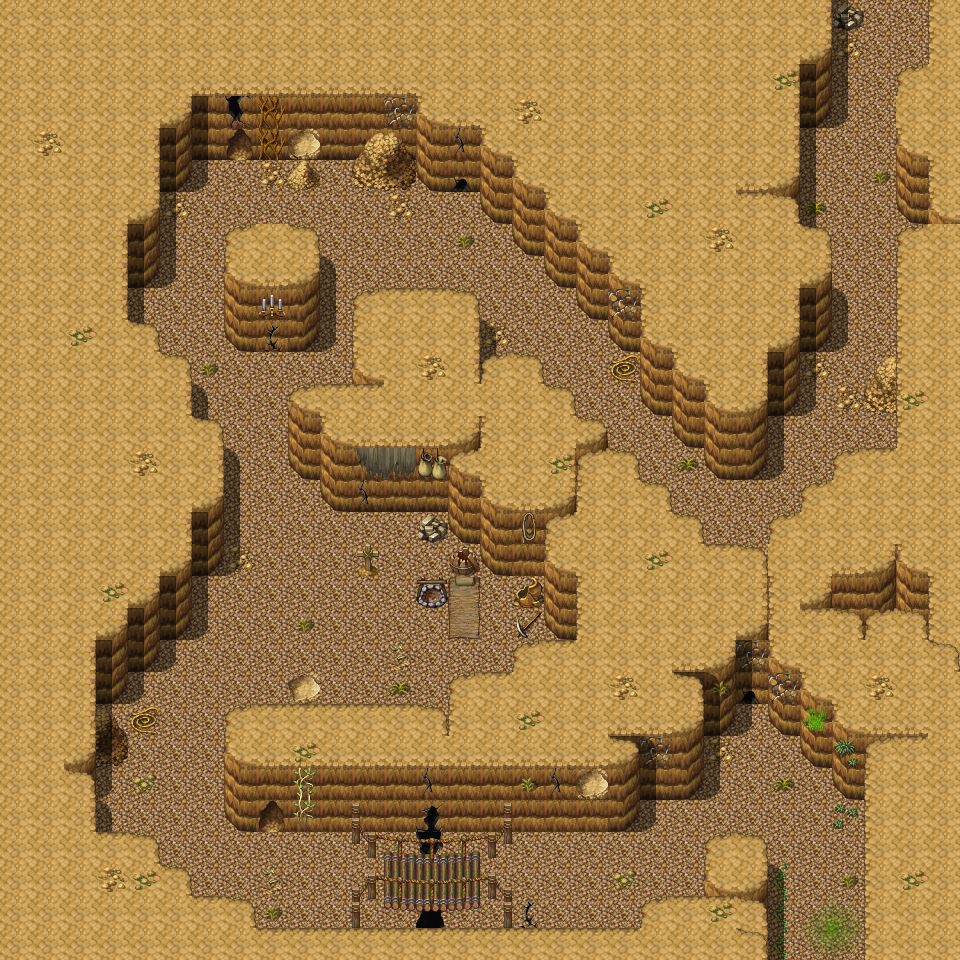

Below is a game level as drawn by its tile map, then a one-line description and the .tmx that defines it (tile-layer data replaced by summaries):
An orthogonal 30x30 tile map with 32x32 px tiles, 3 tile layers (Ground, Objects, Above), 1 hidden layer not drawn, 21 tilesets and 13 objects (10x spawn, 2x mapchange, sign).

<map version="1.0" orientation="orthogonal" width="30" height="30" tilewidth="32" tileheight="32">
    <tileset firstgid="1" name="map_25" tilewidth="32" tileheight="32">
        <image source="../drawable/map_25.png" width="256" height="256" />
    </tileset>
    <tileset firstgid="65" name="map_21" tilewidth="32" tileheight="32">
        <image source="../drawable/map_21.png" width="256" height="256" />
    </tileset>
    <tileset firstgid="129" name="map_0" tilewidth="32" tileheight="32">
        <image source="../drawable/map_0.png" width="256" height="256" />
    </tileset>
    <tileset firstgid="193" name="map_9" tilewidth="32" tileheight="32">
        <image source="../drawable/map_9.png" width="256" height="256" />
    </tileset>
    <tileset firstgid="257" name="map_41" tilewidth="32" tileheight="32">
        <image source="../drawable/map_41.png" width="256" height="256" />
    </tileset>
    <tileset firstgid="321" name="map_5" tilewidth="32" tileheight="32">
        <image source="../drawable/map_5.png" width="256" height="256" />
    </tileset>
    <tileset firstgid="385" name="map_1" tilewidth="32" tileheight="32">
        <image source="../drawable/map_1.png" width="256" height="256" />
    </tileset>
    <tileset firstgid="449" name="map_8" tilewidth="32" tileheight="32">
        <image source="../drawable/map_8.png" width="256" height="256" />
    </tileset>
    <tileset firstgid="513" name="map_3" tilewidth="32" tileheight="32">
        <image source="../drawable/map_3.png" width="256" height="256" />
    </tileset>
    <tileset firstgid="577" name="map_2" tilewidth="32" tileheight="32">
        <image source="../drawable/map_2.png" width="256" height="256" />
    </tileset>
    <tileset firstgid="641" name="map_7" tilewidth="32" tileheight="32">
        <image source="../drawable/map_7.png" width="256" height="256" />
    </tileset>
    <tileset firstgid="705" name="map_10" tilewidth="32" tileheight="32">
        <image source="../drawable/map_10.png" width="256" height="256" />
    </tileset>
    <tileset firstgid="769" name="map_17" tilewidth="32" tileheight="32">
        <image source="../drawable/map_17.png" width="256" height="256" />
    </tileset>
    <tileset firstgid="833" name="map_26" tilewidth="32" tileheight="32">
        <image source="../drawable/map_26.png" width="256" height="256" />
    </tileset>
    <tileset firstgid="897" name="map_16" tilewidth="32" tileheight="32">
        <image source="../drawable/map_16.png" width="256" height="256" />
    </tileset>
    <tileset firstgid="961" name="map_28" tilewidth="32" tileheight="32">
        <image source="../drawable/map_28.png" width="256" height="256" />
    </tileset>
    <tileset firstgid="1025" name="map_6" tilewidth="32" tileheight="32">
        <image source="../drawable/map_6.png" width="256" height="256" />
    </tileset>
    <tileset firstgid="1089" name="map_29" tilewidth="32" tileheight="32">
        <image source="../drawable/map_29.png" width="256" height="256" />
    </tileset>
    <tileset firstgid="1153" name="map_12" tilewidth="32" tileheight="32">
        <image source="../drawable/map_12.png" width="256" height="256" />
    </tileset>
    <tileset firstgid="1217" name="map_20" tilewidth="32" tileheight="32">
        <image source="../drawable/map_20.png" width="256" height="256" />
    </tileset>
    <tileset firstgid="1281" name="map_4" tilewidth="32" tileheight="32">
        <image source="../drawable/map_4.png" width="256" height="256" />
    </tileset>
    <layer name="Ground" width="30" height="30">
        <data>[900 cells, 900 non-empty, 19 distinct tile ids]</data>
    </layer>
    <layer name="Objects" width="30" height="30">
        <data>[900 cells, 196 non-empty, 63 distinct tile ids]</data>
    </layer>
    <layer name="Above" width="30" height="30">
        <data>[900 cells, 84 non-empty, 16 distinct tile ids]</data>
    </layer>
    <layer name="Walkable" width="30" height="30" visible="0">
        <data>[900 cells, 660 non-empty, 1 distinct tile ids]</data>
    </layer>
    <objectgroup name="Mapevents">
        <object name="north" type="mapchange" x="864" y="0" width="64" height="32">
            <properties>
                <property name="map" value="pwcave2" />
                <property name="place" value="south" />
            </properties>
        </object>
        <object name="south" type="mapchange" x="768" y="928" width="96" height="32">
            <properties>
                <property name="map" value="pwcave0" />
                <property name="place" value="north" />
            </properties>
        </object>
        <object name="sign_pwcave1_grave" type="sign" x="352" y="576" width="32" height="32" />
    </objectgroup>
    <objectgroup name="Spawn" visible="0">
        <object name="iqhan_2" type="spawn" x="768" y="800" width="96" height="96">
            <properties>
                <property name="spawngroup" value="iqhan_2" />
            </properties>
        </object>
        <object name="iqhan_2_1" type="spawn" x="672" y="800" width="32" height="64">
            <properties>
                <property name="quantity" value="2" />
                <property name="spawngroup" value="iqhan_2" />
            </properties>
        </object>
        <object name="iqhan_3" type="spawn" x="416" y="864" width="32" height="32">
            <properties>
                <property name="spawngroup" value="iqhan_3" />
            </properties>
        </object>
        <object name="iqhan_2_2" type="spawn" x="96" y="480" width="448" height="256">
            <properties>
                <property name="quantity" value="3" />
                <property name="spawngroup" value="iqhan_2" />
            </properties>
        </object>
        <object name="iqhan_1" type="spawn" x="96" y="736" width="224" height="192">
            <properties>
                <property name="quantity" value="2" />
                <property name="spawngroup" value="iqhan_1" />
            </properties>
        </object>
        <object name="iqhan_2_3" type="spawn" x="224" y="448" width="64" height="32">
            <properties>
                <property name="quantity" value="2" />
                <property name="spawngroup" value="iqhan_2" />
            </properties>
        </object>
        <object name="iqhan_1_1" type="spawn" x="128" y="160" width="416" height="320">
            <properties>
                <property name="quantity" value="4" />
                <property name="spawngroup" value="iqhan_1" />
            </properties>
        </object>
        <object name="iqhan_2_4" type="spawn" x="640" y="416" width="32" height="64">
            <properties>
                <property name="quantity" value="2" />
                <property name="spawngroup" value="iqhan_2" />
            </properties>
        </object>
        <object name="iqhan_2_5" type="spawn" x="768" y="448" width="32" height="64">
            <properties>
                <property name="quantity" value="2" />
                <property name="spawngroup" value="iqhan_2" />
            </properties>
        </object>
        <object name="iqhan_1_2" type="spawn" x="800" y="64" width="96" height="384">
            <properties>
                <property name="quantity" value="4" />
                <property name="spawngroup" value="iqhan_1" />
            </properties>
        </object>
    </objectgroup>
    <objectgroup name="Keys" />
</map>
